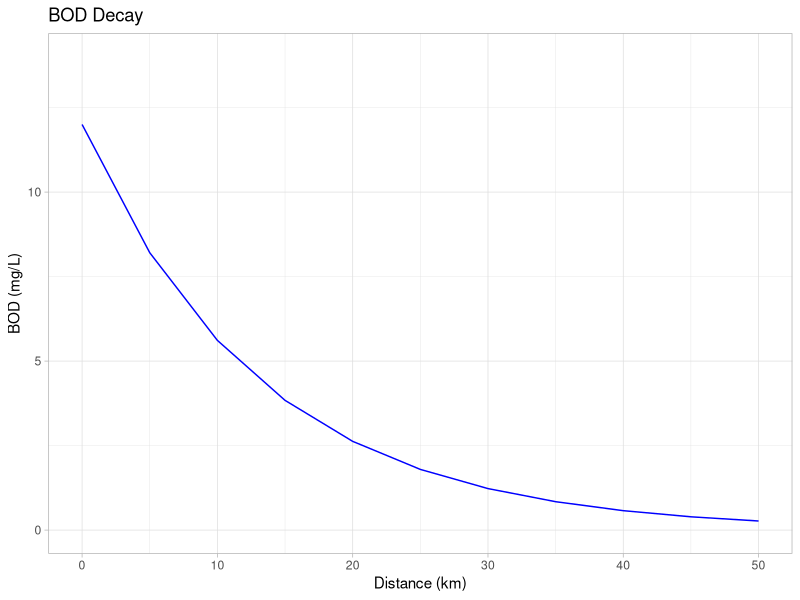

Source code (R):
setwd("C:/Users/rabbi/OneDrive/Documents/GitHub/CEE-3510")

#================================================================
# assignment #2 - BOD modeling
# CEE 3510
# March 2, 2025
# units, concentration = mg/L; rate constant = 1/day
# ===============================================================

# report names of objects present in working directory,
# then clears all objects in the working directory
ls()
rm(list=ls())
ls()

# install library to solve initial value problems
library(deSolve)
library(ggplot2)

# create model
model_BOD <- function (time, y, parms) {
  with(as.list(c(y, parms)), {
    dBOD <- -1 * (k1 + k3) * BOD
    list(c(dBOD))
  })
}

# set parameters and initial conditions
y <- c(BOD = 12)
parms <- c(k1 = 0.34, k3 = 0.04) 
times <- seq(0, 10, 1)

# solve
out_BOD <- ode(y, times, model_BOD, parms)

# add distance downstream to model
velocity <- 5 #km/d
distance <- velocity * times

BOD_distance <- cbind(out_BOD, distance)

# plot
ggplot(data = BOD_distance, mapping = aes(x = distance, y = BOD)) + geom_line(color = 'blue') + labs(title = "BOD Decay", x = "Distance (km)", y = "BOD (mg/L)") + theme_light() + ylim(0,14)
# plot(out_BOD, type="l", ylim=c(0,14),xlab="time (d)", ylab="BOD (mg/L)", main="BOD Decay")
